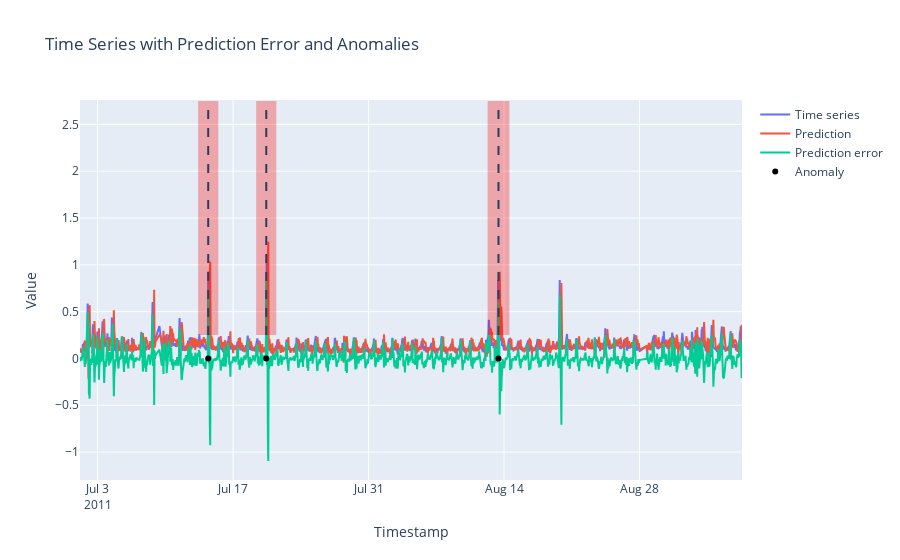

The cell this chart's notebook holds for it:
### Code cell
fig = go.Figure()
fig = plot_results_timeseries(fig, df_plot, y_pred_ae[:,0], pred_error_ae, anomaly_times, anomaly_windows, 0)
fig.show()

### Figure 1 — Plotly figure (JSON) as saved in the notebook; plotly's stock layout.template omitted (floating-point values rounded to 4 significant figures; data arrays with more than 128 entries replaced by an {"elided": "..."} marker saying what was removed)
{"data": [{"mode": "lines", "name": "Time series", "type": "scatter", "x": {"elided": "1534 str values"}, "y": {"elided": "1534 float values"}}, {"mode": "lines", "name": "Prediction", "type": "scatter", "x": {"elided": "1534 str values"}, "y": {"elided": "1534 float values"}}, {"mode": "lines", "name": "Prediction error", "type": "scatter", "x": {"elided": "1534 str values"}, "y": {"elided": "1534 float values"}}, {"marker": {"color": "black"}, "mode": "markers", "name": "Anomaly", "type": "scatter", "x": ["2011-07-14T10:15:01", "2011-07-20T10:15:01", "2011-08-13T10:15:01"], "y": [0, 0, 0]}], "layout": {"shapes": [{"fillcolor": "red", "line": {"width": 0}, "opacity": 0.3, "type": "rect", "x0": "2011-07-13T09:15:01", "x1": "2011-07-15T11:15:01", "y0": null, "y1": null}, {"fillcolor": "red", "line": {"width": 0}, "opacity": 0.3, "type": "rect", "x0": "2011-07-19T09:15:01", "x1": "2011-07-21T11:15:01", "y0": null, "y1": null}, {"fillcolor": "red", "line": {"width": 0}, "opacity": 0.3, "type": "rect", "x0": "2011-08-12T07:15:01", "x1": "2011-08-14T13:15:01", "y0": null, "y1": null}, {"line": {"dash": "dash"}, "type": "line", "x0": "2011-07-14T10:15:01", "x1": "2011-07-14T10:15:01", "y0": null, "y1": null}, {"line": {"dash": "dash"}, "type": "line", "x0": "2011-07-20T10:15:01", "x1": "2011-07-20T10:15:01", "y0": null, "y1": null}, {"line": {"dash": "dash"}, "type": "line", "x0": "2011-08-13T10:15:01", "x1": "2011-08-13T10:15:01", "y0": null, "y1": null}], "title": {"text": "Time Series with Prediction Error and Anomalies"}, "xaxis": {"title": {"text": "Timestamp"}}, "yaxis": {"title": {"text": "Value"}}}}
